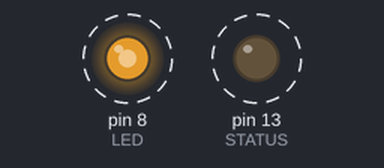
Recording of a sketch running on a simulated Arduino Uno, built with avr-gcc and run on an emulated ATmega328P. On the bench: output pins drawn as LEDs (lit = HIGH). Dashed ring = blinking.

Above: at 96.0 s.
Timing chart, 0 to 96.3 s (numbered marks = the images above):
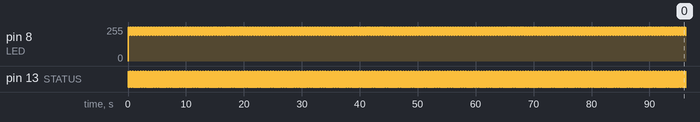

The sketch:

Heli_Code2.ino
```cpp
const int LED = 8; // This is the IR LED
const int STATUS = 13; // This LED will blink for each command sequence sent


byte sendPacket(byte cmds[]){
  // Blink the IR LED to send four commands

  // We convert each command to 8 bit binary
  static byte markL, countP, countR, one, zero;
  static bool data;
  static const byte maskB[] = {1,2,4,8,16,32,64,128};

  digitalWrite(STATUS,HIGH);

  countP = 4;
  countR = 8;

  one = 0;
  zero = 0;

  data = true;

  // Signal the beginning of a command; get copter's attention
  markL = 77;
  while(markL--){
    digitalWrite(LED,LOW);
    delayMicroseconds(10);
    digitalWrite(LED,HIGH);
    delayMicroseconds(10);
  }
  delayMicroseconds(1998);

  // Loop through the 4 commands
  while(data){

    // Signal the start of a byte
    markL = 12;
    while(markL--){
      digitalWrite(LED,LOW);
      delayMicroseconds(10);
      digitalWrite(LED,HIGH);
      delayMicroseconds(10);
    }

    if(cmds[4-countP] & maskB[--countR]){
      one++;
      delayMicroseconds(688);
    }else{
      zero++;
      delayMicroseconds(288);
    }

    if(!countR){
      countR = 8;
      countP--;
    }

    if(!countP){
      data = false;
    }
  }

  while(markL--){
    digitalWrite(LED,LOW);
    delayMicroseconds(10);
    digitalWrite(LED,HIGH);
    delayMicroseconds(10);
  }

  digitalWrite(STATUS,LOW);

  return((.1-.014296-one*.000688-zero*.000288)*1000); // in ms.
}


byte cmds[] = {63, 63, 0, 63};
//yaw, pitch, throttle, trim

void setup(){
    Serial.begin(9600);
    pinMode(STATUS, OUTPUT);
    digitalWrite(STATUS, LOW);
    pinMode(LED, OUTPUT);
    digitalWrite(LED, HIGH);
}


void serialEvent1(){
   if(Serial.available() != 4){
        return;
    }
    for(int i=0; i < 4; ++i){
        cmds[i] = Serial.read();
    }
}

void loop(){
    cmds[0] = 0; // yaw
    cmds[1] = 0; // pitch
    cmds[2] = 0; // throttle
    cmds[3] = 0; // trim
    delay(sendPacket(cmds));
}
```

Measured:
- by itself, pin 8 (LED): alternates 255/255 for 0.07 s and 195/255 for 0.04 s
- by itself, pin 13 (STATUS): alternates HIGH for 0.03 s and LOW for 0.08 s
